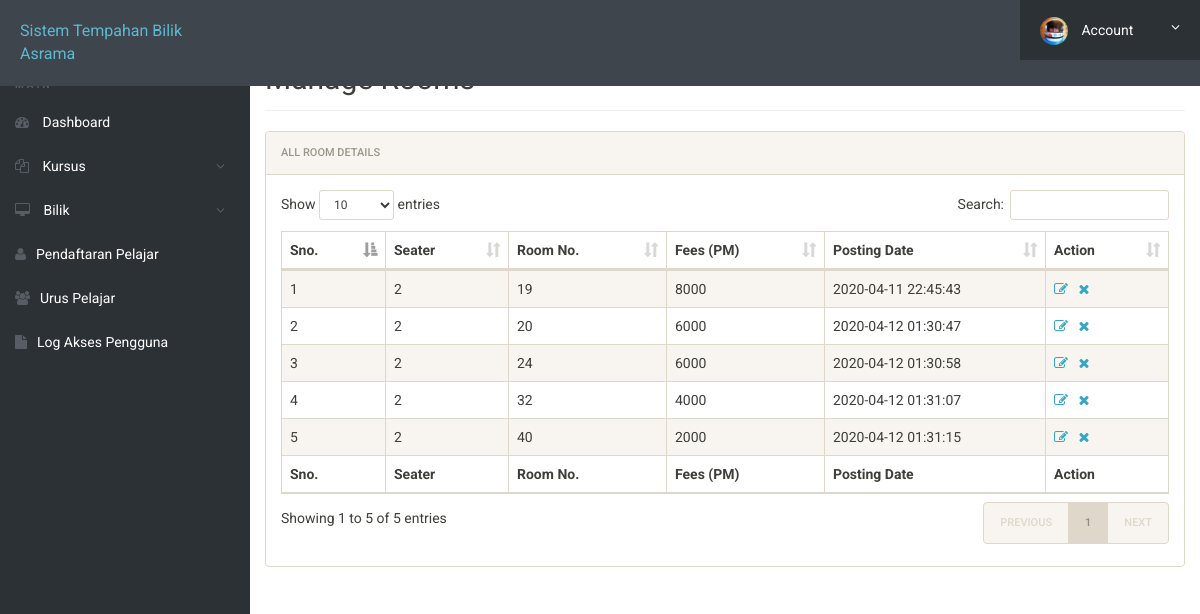
/admin/manage-rooms.php (signed in), run on the app's committed database.
### tables this page shows
CREATE TABLE `rooms` (
  `id` int(11) NOT NULL,
  `seater` int(11) DEFAULT NULL,
  `room_no` int(11) DEFAULT NULL,
  `fees` int(11) DEFAULT NULL,
  `posting_date` timestamp NULL DEFAULT current_timestamp()
);

### admin/manage-rooms.php (the view, shortened to what this page needs)
<?php
include('includes/config.php');
?>
<!doctype html>
<html lang="en" class="no-js">
<head>
	<link rel="stylesheet" href="css/font-awesome.min.css">
	<link rel="stylesheet" href="css/bootstrap.min.css">
	<link rel="stylesheet" href="css/dataTables.bootstrap.min.css">
	<link rel="stylesheet" href="css/bootstrap-social.css">
	<link rel="stylesheet" href="css/bootstrap-select.css">
	<link rel="stylesheet" href="css/fileinput.min.css">
	<link rel="stylesheet" href="css/awesome-bootstrap-checkbox.css">
	<link rel="stylesheet" href="css/style.css">
</head>
<body>
	<?php include('includes/header.php');?>
	<div class="ts-main-content">
			<?php include('includes/sidebar.php');?>
		<div class="content-wrapper">
			<div class="container-fluid">
				<div class="row">
					<div class="col-md-12">
						<h2 class="page-title" style="margin-top: 4%">Manage Rooms</h2>
						<div class="panel panel-default">
							<div class="panel-heading">All Room Details</div>
							<div class="panel-body">
								<table id="zctb" class="display table table-striped table-bordered table-hover" cellspacing="0" width="100%">
									<thead>
										<tr>
											<th>Sno.</th>
											<th>Seater</th>
											<th>Room No.</th>
											<th>Fees (PM) </th>
											<th>Posting Date  </th>
											<th>Action</th>
										</tr>
									</thead>
									<tfoot>
										<tr>
											<th>Sno.</th>
											<th>Seater</th>
											<th>Room No.</th>
											<th>Fees (PM) </th>
											<th>Posting Date  </th>
											<th>Action</th>
										</tr>
									</tfoot>
									<tbody>
<?php
$ret="select * from rooms";
$stmt= $mysqli->prepare($ret) ;
$stmt->execute() ;
$res=$stmt->get_result();
$cnt=1;
while($row=$res->fetch_object())
	  {
	  	?>
<tr><td><?php echo $cnt;;?></td>
<td><?php echo $row->seater;?></td>
<td><?php echo $row->room_no;?></td>
<td><?php echo $row->fees;?></td>
<td><?php echo $row->posting_date;?></td>
<td><a href="edit-room.php?id=<?php echo $row->id;?>"><i class="fa fa-edit"></i></a>&nbsp;&nbsp;
<a href="manage-rooms.php?del=<?php echo $row->id;?>" onclick="return confirm("Do you want to delete");"><i class="fa fa-close"></i></a></td>
										</tr>
									<?php
$cnt=$cnt+1;
									 } ?>
									</tbody>
								</table>
							</div>
						</div>
					</div>
				</div>
			</div>
		</div>
	</div>
</body>
</html>

### admin/css/style.css (style rules this page uses)
html { font-size: 14px; }
@media only screen and (min-width: 480px) { html { font-size: 17px; } }
@media only screen and (min-width: 768px) { html { font-size: 14px; } }
body { font-size: 1em; }
a { color: #37a6c4; }
.panel { overflow: hidden; }
.page-title { padding-bottom: 15px; margin-bottom: 20px; border-bottom: 1px solid #f0f0f0; }
.ts-main-content .content-wrapper { padding-top: 15px; margin-top: 10px; }
@media only screen and (min-width: 992px) { .ts-main-content .content-wrapper { margin-left: 250px; } }

### data on the page
rooms: seater "2", room_no "19", fees "8000", posting_date "2020-04-11 22:45:43"
rooms: seater "2", room_no "20", fees "6000", posting_date "2020-04-12 01:30:47"
rooms: seater "2", room_no "24", fees "6000", posting_date "2020-04-12 01:30:58"
rooms: seater "2", room_no "32", fees "4000", posting_date "2020-04-12 01:31:07"
rooms: seater "2", room_no "40", fees "2000", posting_date "2020-04-12 01:31:15"
